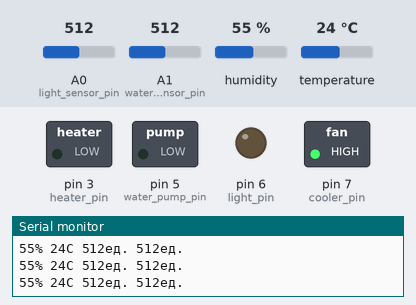
Simulated run of this sketch. Board: Arduino Uno, built with avr-gcc and run on an emulated ATmega328P. On the bench: switched loads named in the sketch (green lamp = pin HIGH), output pins drawn as LEDs (lit = HIGH), the last lines printed to the serial monitor. The test bench sets the inputs (shaded band); at power-on: humidity 55 %, A0 (light_sensor_pin) = 512, temperature 24 °C, A1 (water_sensor_pin) = 512.

Above: at 1.2 s.
1.3 s: humidity set to 51 %
3.0 s: humidity set to 47 %
At 3.7 s:
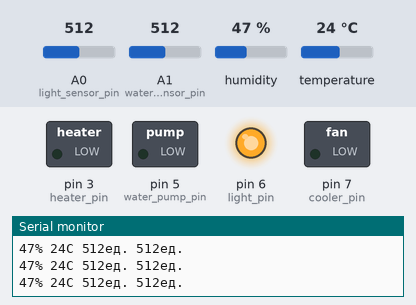
6.0 s: A0 (light_sensor_pin) set to 485
At 7.0 s:
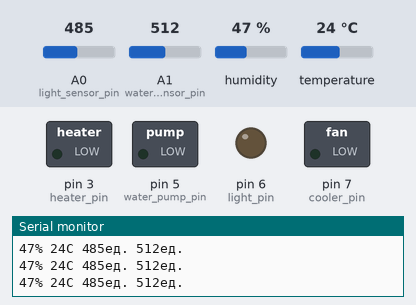
7.8 s: temperature set to 22 °C
At 9.0 s:
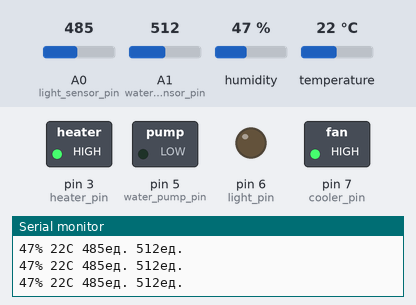
10.8 s: A0 (light_sensor_pin) set to 716
At 12.3 s:
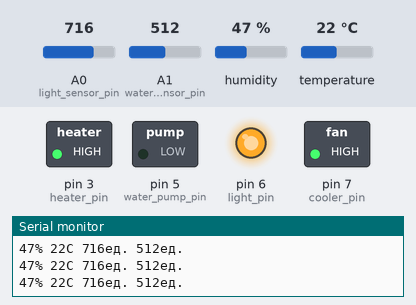
12.7 s: temperature set to 28 °C
At 14.0 s:
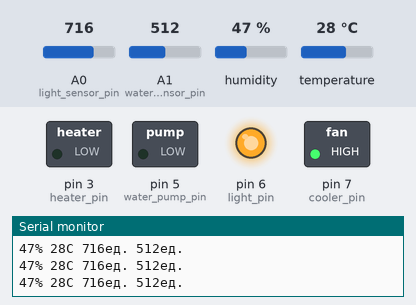
Timing chart, 0 to 16.7 s (numbered marks = the images above; inputs shaded):
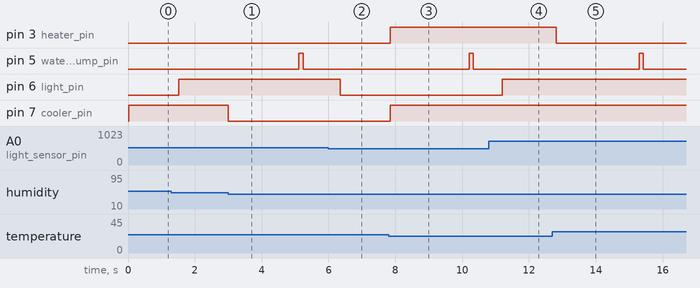

The sketch:

GreenHouse.ino
```cpp
#include <dht.h>

dht DHT;

#define dht_sensor_pin 8
#define light_sensor_pin A0
#define water_sensor_pin A1

#define light_pin 6
#define water_pump_pin 5
#define heater_pin 3
#define cooler_pin 7

#define normal_humidity 50
#define normal_temperature 25
#define normal_water 400
#define normal_light 500
#define normal_light_day 7

#define safetime_water_pump 30
#define safetime_heater 60
#define safetime_cooler 120

int temperature;
int humidity;
int water;
int light;
int light_day;
uint32_t timer;

uint32_t light_timer;
uint32_t light_day_timer;
uint32_t water_pump_timer;
uint32_t heater_timer;
uint32_t cooler_timer;

bool light_work;
bool water_pump_work;
bool heater_work;
bool cooler_work;

bool water_delay;


void setup()
{
  Serial.begin(115200);
  pin_init();
  water_delay = 0;
}

void pin_init()
{
  pinMode(light_pin, OUTPUT);
  pinMode(water_pump_pin, OUTPUT);
  pinMode(heater_pin, OUTPUT);
  pinMode(cooler_pin, OUTPUT);
  pinMode(dht_sensor_pin, INPUT);
  pinMode(light_sensor_pin, INPUT);
  pinMode(water_sensor_pin, INPUT);
}
void sensor_check()
{
  humidity = DHT.humidity;
  temperature = DHT.temperature;
  light = analogRead(light_sensor_pin);
  water = analogRead(water_sensor_pin);
}

void light_control()
{
  if (light >= normal_light + 2)
    if (light >= normal_light + 2 && millis() - light_timer >= 1500)
    {
      light_timer = millis();
      digitalWrite(light_pin, HIGH);
      light_work = 1;
    }
  if (light <= normal_light - 2)
    if (light <= normal_light - 2 && millis() - light_timer >= 1500)
    {
      light_timer = millis();
      digitalWrite(light_pin, LOW);
      light_work = 0;
    }
}

void water_control()
{
  if (water >= normal_water + 2 )
  {
    digitalWrite(water_pump_pin, LOW);
    water_pump_work = 1;
    if (millis() - water_pump_timer >= 5000)
    {
      water_pump_timer = millis();
      digitalWrite(water_pump_pin, HIGH);
      water_pump_work = 0;
    }
  }
  else if (water <= normal_water - 2)
  {
    digitalWrite(water_pump_pin, LOW);
    water_pump_work = 0;
  }
}

void heater_control()
{
  if (temperature <= normal_temperature - 2)
  {
    digitalWrite(heater_pin, HIGH);
    heater_work = 1;
  }
  else if (temperature >= normal_temperature + 2)
  {
    digitalWrite(heater_pin, LOW);
    heater_work = 0;
  }
}

void cooler_control()
{
    if (humidity >= normal_humidity + 2 || heater_work || temperature >= normal_temperature + 1)
    {
      digitalWrite(cooler_pin, HIGH);
      cooler_work = 1;
    }
  else if (humidity <= normal_humidity - 2 && !heater_work && temperature <= normal_temperature + 3)
    {
      digitalWrite(cooler_pin, LOW);
      cooler_work = 0;
    }
}


void loop() {

  DHT.read11(dht_sensor_pin);

  sensor_check();
  light_control();
  water_control();
  heater_control();
  cooler_control();

  Serial.print(humidity);
  Serial.print("% ");
  Serial.print(temperature);
  Serial.print("C ");
  Serial.print(light);
  Serial.print("ед. ");
  Serial.print(water);
  Serial.print("ед. ");
  Serial.println();
  timer += millis();
  delay(100);


}
```

task_0.cpp
```cpp
#include <stdio.h>

int main() {

	printf("Hello World!\n");

	return 0;
}
```

task_1.cpp
```cpp
#include <stdio.h>

typedef long long int Money;  // RUB

struct Person {
	Money salary;
	Money account;
	Money food;
	Money expence;
	Money rent;
	Money cost_house;
};

struct Deposite {
	Money deposite_account;
	double deposit_procent;
};

struct Mortgage {
	double procent;
	Money summa_credita;
	Money platez_month;
	Money first_platez;
	int tern;
};

struct Car {
	Money petrol;
	Money insurance;
	Money maintenance;
	int is_car;
};


struct Person alice;
struct Car alice__car;
struct Mortgage alice__mortgage;
struct Person bob;
struct Deposite alice__deposite;
struct Deposite bob__deposite;


void alice_init()
{
	alice.salary = 200 * 1000;
	alice.account = 1000 * 1000;
	alice.food = 30 * 1000;
	alice.expence = 30 * 1000;
	alice.cost_house = 14 * 1000 * 1000;

	alice__car.petrol = 5000;
	alice__car.insurance = 7000;
	alice__car.maintenance = 9000;
	alice__car.is_car = 0;

	alice__deposite.deposite_account = 0;
	alice__deposite.deposit_procent = 1.01;

	alice__mortgage.summa_credita = 14 * 1000 * 1000;
	alice__mortgage.first_platez = 14 * 100 * 10;
	alice__mortgage.procent = 9.2;
	alice__mortgage.tern = 30;
	alice__mortgage.platez_month = 106762;  // https://www.banki.ru/services/calculators/hypothec/
	alice.account -= alice__mortgage.first_platez;
}


void alice_salary(const int month)
{
	if (month == 1) {
		alice.salary *= 1.03;
	}
	alice.account += alice.salary;
}


void alice_food(const int month)
{
	if (month == 1) {
		alice.food *= 1.07;
	}
	alice.account -= alice.food;
}


void alice_expence(const int month)
{
	if (month == 1) {
		alice.account -= 10 * 1000;
	}
	alice.account -= alice.expence;
}


void alice_mortgage()
{
	alice.account -= alice__mortgage.platez_month;
}


void alice_cost_house(const int month)
{
	if (month == 1) {
		alice.cost_house *= 1.06;
	}
}


void alice_car(const int month, const int year)
{
	if ((month == 3) && (year == 2032)) {
		alice__car.is_car == 1;
		alice.account -= 1500 * 1000;
		alice.account -= alice__car.insurance;
		alice.account -= alice__car.maintenance;
	}
	if (month == 1) {
		alice__car.petrol *= 1.01;
		alice.account -= alice__car.insurance;
		alice.account -= alice__car.maintenance;
	}
	if (alice__car.is_car == 1) {
		alice.account -= alice__car.petrol;
	}
}


void alice_deposite()
{
	alice__deposite.deposite_account += alice.account;
	alice__deposite.deposite_account *= alice__deposite.deposit_procent;
	alice.account = 0;
}


void bob_init()
{
	bob.salary = 200 * 1000;
	bob.account = 1000 * 1000;
	bob.food = 30 * 1000;
	bob.expence = 30 * 1000;
	bob.rent = 30 * 1000;

	bob__deposite.deposite_account = 0;
	bob__deposite.deposit_procent = 1.01;
}


void bob_salary(const int month)
{
	if (month == 1) {
		bob.salary *= 1.03;
	}
	bob.account += bob.salary;
}


void bob_food(const int month)
{
	if (month == 1) {
		bob.food *= 1.07;
	}
	bob.account -= bob.food;
}


void bob_expence(const int month)
{
	if (month == 1) {
		bob.account -= 10 * 1000;
	}
	bob.account -= bob.expence;
}


void bob_rent()
{
	bob.account -= bob.rent;
}


void bob_deposite()
{
	bob__deposite.deposite_account += bob.account;
	bob__deposite.deposite_account *= bob__deposite.deposit_procent;
	bob.account = 0;
}


void simulation()
{
	int month = 9;
	int year = 2024;
	while (!((month == 9) && (year == 2024 + 30)))
	{
		alice_salary(month);
		alice_food(month);
		alice_expence(month);
		alice_cost_house(month);
		alice_mortgage();
		alice_car(month, year);
		alice_deposite();
		bob_salary(month);
		bob_food(month);
		bob_expence(month);
		bob_rent();
		bob_deposite();

		month += 1;
		if (month == 13) {
			month = 1;
			year += 1;
		}
	}
	alice.account += alice.cost_house;
	alice.account += alice__deposite.deposite_account;
	bob.account += bob__deposite.deposite_account;
}


void alice_print()
{
	printf("Alice account = %lld \n", alice.account);
}


void bob_print()
{
	printf("Bob account = %lld \n", bob.account);
}


int main()
{
	alice_init();
	bob_init();
	simulation();
	alice_print();
	bob_print();
	return 1;
}
```

Measured:
- the behaviour switches between 49 and 48 % on humidity (found by bisection; images 0 and 1)
- the behaviour switches between 499 and 498 on A0 (light_sensor_pin) (found by bisection; images 1 and 2)
- the behaviour switches between 24 and 23 °C on temperature (found by bisection; images 2 and 3)
- after the input at 3.0 s, pin 7 (cooler_pin): HIGH → LOW at once
- after the input at 6.0 s, pin 6 (light_pin): HIGH → LOW after 0.36 s
- after the input at 7.8 s, pin 3 (heater_pin), pin 7 (cooler_pin): LOW → HIGH after 0.05 s
- after the input at 10.8 s, pin 6 (light_pin): LOW → HIGH after 0.40 s
- after the input at 12.7 s, pin 3 (heater_pin): HIGH → LOW after 0.12 s
